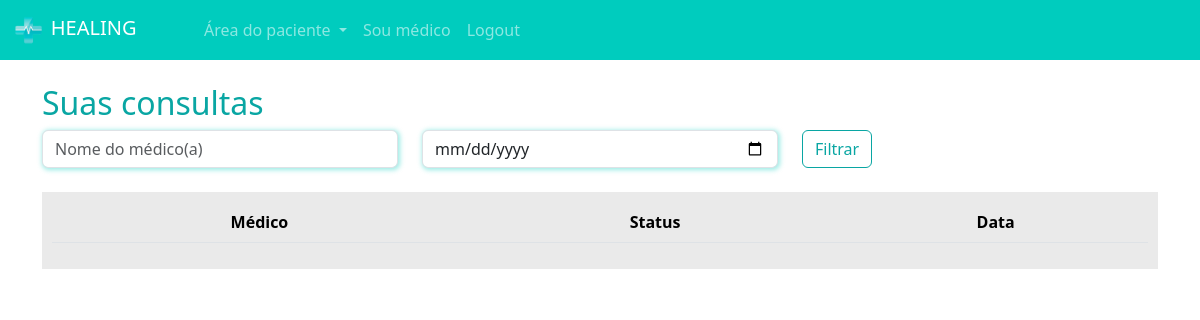
The page /paciente/minhas_consultas (signed in) on the database as committed earlier.
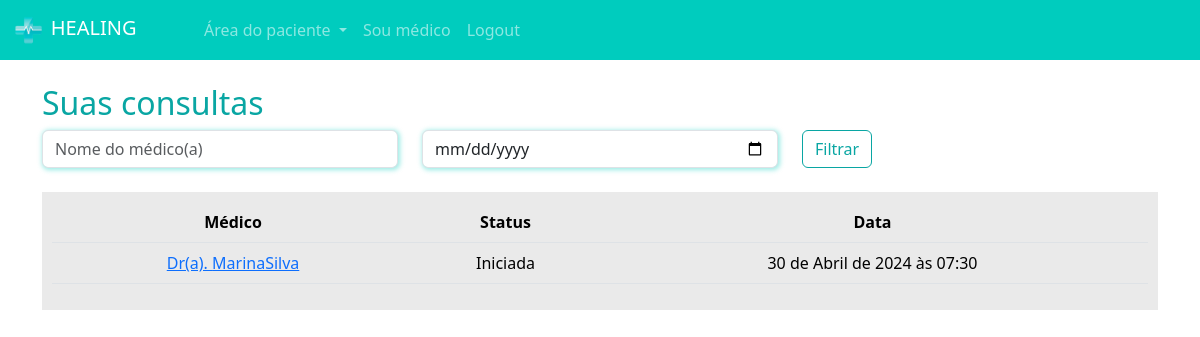
The same page on the database as committed later.
### paciente/models.py (models this page shows, shortened)
class Consulta(models.Model):
    status_choices = (
        ('A', 'Agendada'),
        ('F', 'Finalizada'),
        ('C', 'Cancelada'),
        ('I', 'Iniciada'),
    )
    paciente = models.ForeignKey(User, on_delete=models.DO_NOTHING)
    data_aberta = models.ForeignKey(DatasAbertas, on_delete=models.DO_NOTHING)
    status = models.CharField(max_length=1, choices=status_choices, default='A')
    link = models.URLField(null=True, blank=True)

### medico/models.py (models this page shows, shortened)
class DatasAbertas(models.Model):
    data = models.DateTimeField()
    user = models.ForeignKey(User, on_delete=models.DO_NOTHING)
    agendado = models.BooleanField(default = False)

### paciente/views.py (the view)
# urls.py: path('minhas_consultas', views.minhas_consultas, name='minhas_consultas'),
def minhas_consultas(request):
    if request.method == "GET":
        consultas = Consulta.objects.filter(paciente=request.user).filter(data_aberta__data__gte=datetime.now())
        filtro_consultas = request.GET.get('nome')
        filtros_consultas_data = request.GET.get('data')
        if filtro_consultas:
            consultas = consultas.filter(data_aberta__user__username__icontains=filtro_consultas)
        if filtros_consultas_data:
            consultas = consultas.filter(data_aberta__data__icontains=filtros_consultas_data)
    return render(request, 'minhas_consultas.html', {'consultas':consultas, 'is_medico':is_medico(request.user)})

### medico/models.py (called while the page is built)
def is_medico(user):
    return DadosMedico.objects.filter(user = user).exists()

### paciente/templates/minhas_consultas.html
{% extends "base.html" %}
{% load static %}
{% block 'head' %}
    <link rel="stylesheet" href="{% static 'medicos/css/abrir_horario.css' %}">
    <link rel="stylesheet" href="{% static 'usuarios/css/usuarios.css' %}">
    <link rel="stylesheet" href="{% static 'medicos/css/cadastro_medico.css' %}">
    <link rel="stylesheet" href="{% static 'pacientes/css/home.css' %}">
    <link rel="stylesheet" href="https://cdn.jsdelivr.net/npm/bootstrap-icons@1.11.3/font/bootstrap-icons.min.css">
{% endblock 'head' %}
{% block 'body' %}
{% include 'partials/navbar.html' %}
    <div class="container">
        <br>
        <h2><span class="color-dark">Suas consultas</span></h2>
    <form action="{% url "minhas_consultas"  %}" method="GET">
        <div class="row">
                <div class="col-md">
                    <input type="text" name="nome" id="" class="form-control shadow-main-color" placeholder="Nome do médico(a)">
                </div>
                <div class="col-md">
                    <input type="date" name="data" id="" class="form-control shadow-main-color" placeholder="Data da consulta">
                </div>
                <div class="col-md">
                    <input type="submit" value="Filtrar" class="btn btn-dark-color-outline">
                </div>
        </div>
    </form>
        <br>
        <div class="list-minhas-consultas">
            <table class="table">
                <thead>
                  <tr>
                    <th scope="col">Médico</th>
                    <th scope="col">Status</th>
                    <th scope="col">Data</th>
                  </tr>
                </thead>
                <tbody>
                    {% for consulta in consultas  %}
                        <tr>
                            <td><a href="{% url "consulta" consulta.id %}">Dr(a). {{consulta.data_aberta.user}}</a></td>
                            <td>{{consulta.get_status_display}}</td>
                            <td>{{consulta.data_aberta.data}}</td>
                        </tr>
                    {% endfor %}
                </tbody>
              </table>
        </div>
    </div>
{% endblock 'body' %}

Rows that differ between the two databases and show on the page:
added Consulta: data_aberta.user "MarinaSilva", status "Iniciada", data_aberta.data "30 de Abril de 2024 às 07:30"
